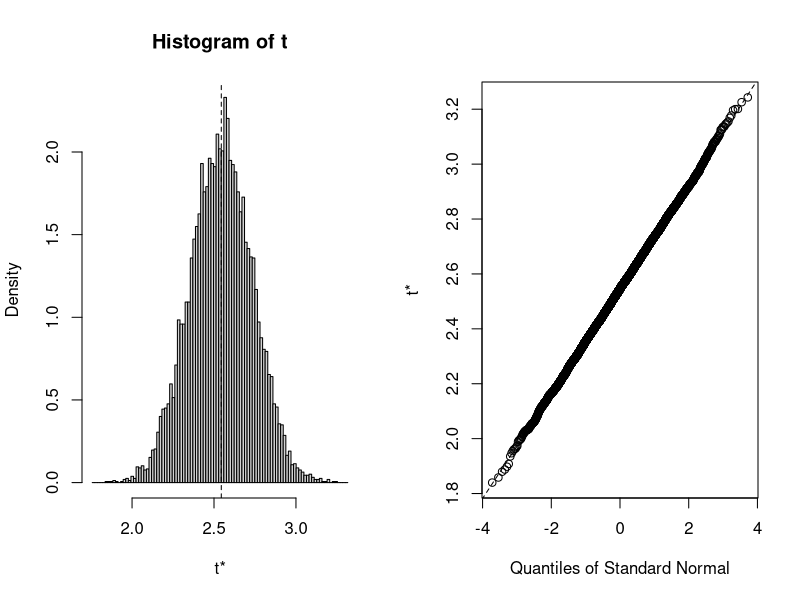

Generate this figure with R:
## ---- chunk 1
# lib
library(tidyverse)
library(boot)

# load the data
data_bootstrap = read.csv("./data/data_no_outliers.csv") %>% 
  select(-X, -postalcode,-facilityname,-facilityzip, -patientid, -visitid, -date) %>% 
  mutate(is30dayreadmit = as.factor(is30dayreadmit), icu_flag = as.factor(icu_flag)) %>% 
  select(log_length_of_stay,
         is30dayreadmit,
         cindex,
         evisit,
         age,
         gender,
         maritalstatus,
         temperature_cat,
         insurancetype,
         heartrate_transformed, 
         respirationrate_transformed,
         mean_arterial_pressure)
  
# final model
# model_sw_0.10 = lm(log_length_of_stay ~ is30dayreadmit + cindex 
#                       + evisit + age + gender + maritalstatus + temperature_cat 
#                       + insurancetype + heartrate_transformed 
#                       + respirationrate_transformed 
#                       + mean_arterial_pressure)

# bootstrap to obtain the distribution

# code 1: raw code
# boot_res1 = 
#   data_bootstrap %>% 
#   modelr::bootstrap(n = 10000) %>% 
#   mutate(models = map(strap, ~lm(log_length_of_stay ~ ., data = .x) ),
#          results = map(models, broom::tidy)) %>% 
#   select(-strap, -models) %>% 
#   unnest() %>% 
#   select(id = `.id`, term, estimate) %>% 
#   spread(key = term, value = estimate)

# code 2: boot function
boot.fn = function(data, index){
  return(coef(lm(log_length_of_stay ~ ., data = data, subset = index)))
}
boot_res2 = boot(data_bootstrap, boot.fn, 10000)
# table for bootstrapping results
broom::tidy(boot_res2) %>% 
  knitr::kable(format = "latex", 
               caption = "Bootstrap",
               booktabs = TRUE) %>% 
  kableExtra::kable_styling(latex_options = "scale_down")
# plot 
plot(boot_res2)
# CI
boot.ci(boot.out = boot_res2, type = c("norm", "basic"))
